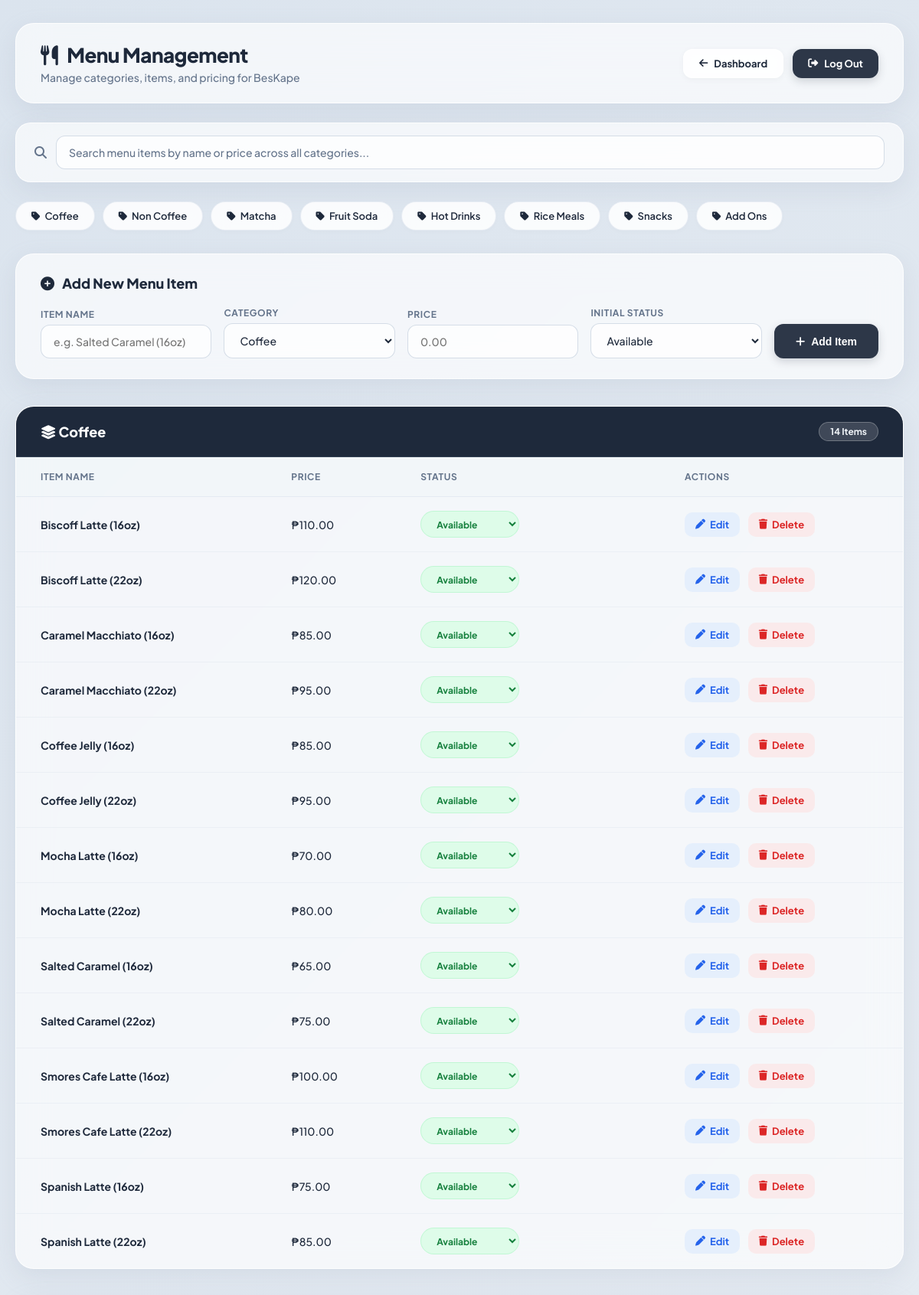
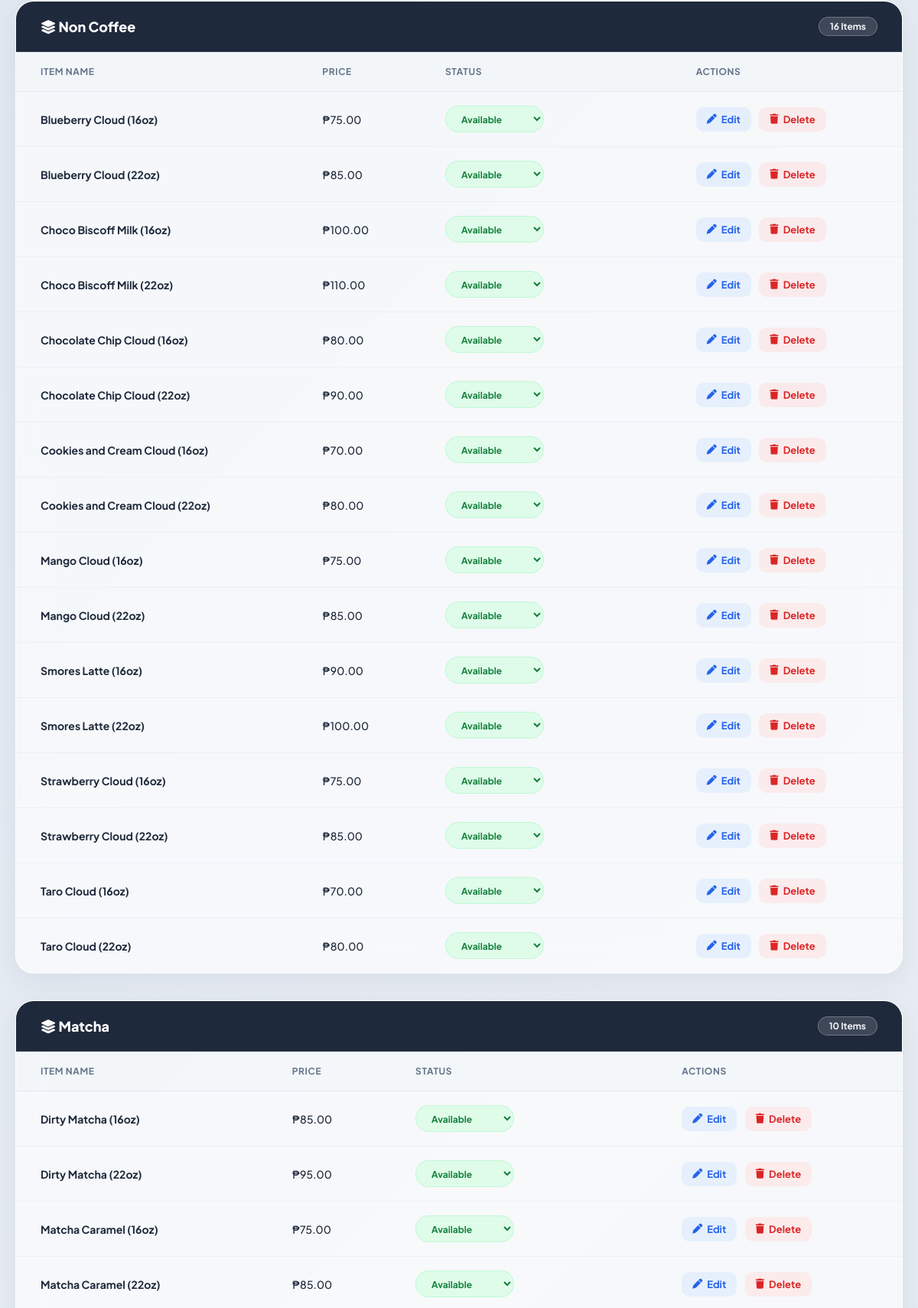
The page /menu_management.php (signed in, upper part) on the database its author committed (2 pictures, top to bottom).
### tables this page shows
CREATE TABLE `menu` (
  `id` int(11) NOT NULL AUTO_INCREMENT,
  `item_name` varchar(255) NOT NULL,
  `category` varchar(100) NOT NULL,
  `price` decimal(10,2) NOT NULL,
  `status` enum('Available','Out of Stock','Unavailable') NOT NULL DEFAULT 'Available',
  `image_path` varchar(255) DEFAULT NULL,
  `created_at` timestamp NOT NULL DEFAULT current_timestamp(),
  PRIMARY KEY (`id`)
);

### menu_management.php (the view, shortened to what this page needs)
<?php
require_once 'config.php';
$can_edit = ($_SESSION['role'] === 'Admin' ||$_SESSION['role'] === 'Manager');
$defined_categories = [
    'Coffee',
    'Non Coffee',
    'Matcha',
    'Fruit Soda',
    'Hot Drinks',
    'Rice Meals',
    'Snacks',
    'Add Ons'
];
$menu_by_category = array_fill_keys($defined_categories, []);
$raw_items = mysqli_query($conn, "SELECT * FROM menu ORDER BY item_name ASC");
if ($raw_items) {
    while ($row = mysqli_fetch_assoc($raw_items)) {
        $cat =$row['category'];
        $menu_by_category[$cat][] =$row;
    }
}
?>
<!DOCTYPE html>
<html lang="en">
<head>
    <?php include_once __DIR__ . '/pwa_head.php'; ?>
    <link rel="stylesheet" href="https://cdnjs.cloudflare.com/ajax/libs/font-awesome/6.4.0/css/all.min.css">
</head>
<body>
<div class="container">
    <div class="header">
        <div class="header-title">
            <h1><i class="fa-solid fa-utensils"></i> Menu Management</h1>
            <p>Manage categories, items, and pricing for BesKape</p>
        </div>
        <div class="nav-links">
            <a href="dashboard.php" class="btn-back"><i class="fa-solid fa-arrow-left"></i> Dashboard</a>
            <a href="logout.php" class="btn-logout"><i class="fa-solid fa-right-from-bracket"></i> Log Out</a>
        </div>
    </div>
    <div class="search-container">
        <i class="fa-solid fa-magnifying-glass"></i>
        <input type="text" id="menuSearchInput" class="search-input" placeholder="Search menu items by name or price across all categories..." onkeyup="filterMenuItems()">
    </div>
    <div class="category-nav">
        <?php foreach ($defined_categories as$category_name): ?>
            <a href="#cat-<?php echo urlencode($category_name); ?>" class="category-pill">
                <i class="fa-solid fa-tag"></i> <?php echo htmlspecialchars($category_name); ?>
            </a>
        <?php endforeach; ?>
    </div>
    <?php if ($can_edit): ?>
        <div class="add-form">
            <h3><i class="fa-solid fa-plus-circle"></i> Add New Menu Item</h3>
            <form method="POST" class="input-row">
                <div class="input-group">
                    <label>Item Name</label>
                    <input type="text" name="item_name" placeholder="e.g. Salted Caramel (16oz)" required>
                </div>
                <div class="input-group">
                    <label>Category</label>
                    <select name="category" required>
                        <?php foreach ($defined_categories as$category_option): ?>
                            <option value="<?php echo htmlspecialchars($category_option); ?>">
                                <?php echo htmlspecialchars($category_option); ?>
                            </option>
                        <?php endforeach; ?>
                    </select>
                </div>
                <div class="input-group">
                    <label>Price</label>
                    <input type="number" step="0.01" name="price" placeholder="0.00" required>
                </div>
                <div class="input-group">
                    <label>Initial Status</label>
                    <select name="status">
                        <option value="Available">Available</option>
                    </select>
                </div>
                <button type="submit" name="add_item" class="btn-add"><i class="fa-solid fa-plus"></i> Add Item</button>
            </form>
        </div>
    <?php endif; ?>
    <?php foreach ($menu_by_category as $category_name =>$items): ?>
        <div class="category-section" id="cat-<?php echo urlencode($category_name); ?>">
            <div class="category-header">
                <span><i class="fa-solid fa-layer-group"></i> <?php echo htmlspecialchars($category_name); ?></span>
                <span class="item-count-badge"><?php echo count($items); ?> Items</span>
            </div>
            <?php if (empty($items)): ?>
                <div class="no-items">No items found in this category.</div>
            <?php else: ?>
                <table class="menu-table">
                    <thead>
                        <tr>
                            <th>Item Name</th>
                            <th>Price</th>
                            <th>Status</th>
                            <?php if ($can_edit): ?><th>Actions</th><?php endif; ?>
                        </tr>
                    </thead>
                    <tbody>
                        <?php foreach ($items as$row): ?>
                        <tr class="menu-item-row">
                            <td class="item-name-cell"><strong><?php echo htmlspecialchars($row['item_name']); ?></strong></td>
                            <td class="item-price-cell">₱<?php echo number_format($row['price'], 2); ?></td>
                            <td>
                                <?php if ($can_edit): ?>
                                    <select class="status-select <?php echo ($row['status'] == 'Available') ? 'status-available' : 'status-out'; ?>"
                                            onchange="updateStatus(<?php echo $row['id']; ?>, this)">
                                        <option value="Available" <?php if($row['status'] == 'Available') echo 'selected'; ?>>Available</option>
                                    </select>
                                <?php else: ?>
                                    <span class="status-select <?php echo ($row['status'] == 'Available') ? 'status-available' : 'status-out'; ?>">
                                        <?php echo htmlspecialchars($row['status']); ?>
                                    </span>
                                <?php endif; ?>
                            </td>
                            <?php if ($can_edit): ?>
                            <td>
                                <a href="edit_menu.php?id=<?php echo $row['id']; ?>" class="action-link action-edit"><i class="fa-solid fa-pen"></i> Edit</a>
                                <a href="menu_management.php?delete_id=<?php echo $row['id']; ?>"
                                class="action-link action-delete" onclick="return confirm('Delete this item?');"><i class="fa-solid fa-trash"></i> Delete</a>
                            </td>
                            <?php endif; ?>
                        </tr>
                        <?php endforeach; ?>
                    </tbody>
                </table>
            <?php endif; ?>
        </div>
    <?php endforeach; ?>
</div>
</body>
</html>

### responsive.css (style rules this page uses)
*, *::before, *::after { box-sizing: border-box; }
html { -webkit-text-size-adjust: 100%; -webkit-tap-highlight-color: transparent; }
body { overflow-x: hidden; width: 100%; }

### rows shown on the page
menu: item_name "Biscoff Latte (16oz)", price "110.00", status+id "Available"
menu: item_name "Biscoff Latte (22oz)", price "120.00", status+id "Available"
menu: item_name "Caramel Macchiato (16oz)", price "85.00", status+id "Available"
menu: item_name "Caramel Macchiato (22oz)", price "95.00", status+id "Available"
menu: item_name "Coffee Jelly (16oz)", price "85.00", status+id "Available"
menu: item_name "Coffee Jelly (22oz)", price "95.00", status+id "Available"
menu: item_name "Mocha Latte (16oz)", price "70.00", status+id "Available"
menu: item_name "Mocha Latte (22oz)", price "80.00", status+id "Available"
menu: item_name "Salted Caramel (16oz)", price "65.00", status+id "Available"
menu: item_name "Salted Caramel (22oz)", price "75.00", status+id "Available"
menu: item_name "Smores Cafe Latte (16oz)", price "100.00", status+id "Available"
menu: item_name "Smores Cafe Latte (22oz)", price "110.00", status+id "Available"
menu: item_name "Spanish Latte (16oz)", price "75.00", status+id "Available"
menu: item_name "Spanish Latte (22oz)", price "85.00", status+id "Available"
menu: item_name "Blueberry Cloud (16oz)", price "75.00", status+id "Available"
menu: item_name "Blueberry Cloud (22oz)", price "85.00", status+id "Available"
menu: item_name "Choco Biscoff Milk (16oz)", price "100.00", status+id "Available"
menu: item_name "Choco Biscoff Milk (22oz)", price "110.00", status+id "Available"
menu: item_name "Chocolate Chip Cloud (16oz)", price "80.00", status+id "Available"
menu: item_name "Chocolate Chip Cloud (22oz)", price "90.00", status+id "Available"
menu: item_name "Cookies and Cream Cloud (16oz)", price "70.00", status+id "Available"
menu: item_name "Cookies and Cream Cloud (22oz)", price "80.00", status+id "Available"
menu: item_name "Mango Cloud (16oz)", price "75.00", status+id "Available"
menu: item_name "Mango Cloud (22oz)", price "85.00", status+id "Available"
menu: item_name "Smores Latte (16oz)", price "90.00", status+id "Available"
menu: item_name "Smores Latte (22oz)", price "100.00", status+id "Available"
menu: item_name "Strawberry Cloud (16oz)", price "75.00", status+id "Available"
menu: item_name "Strawberry Cloud (22oz)", price "85.00", status+id "Available"
menu: item_name "Taro Cloud (16oz)", price "70.00", status+id "Available"
menu: item_name "Taro Cloud (22oz)", price "80.00", status+id "Available"
menu: item_name "Dirty Matcha (16oz)", price "85.00", status+id "Available"
menu: item_name "Dirty Matcha (22oz)", price "95.00", status+id "Available"
menu: item_name "Matcha Caramel (16oz)", price "75.00", status+id "Available"
menu: item_name "Matcha Caramel (22oz)", price "85.00", status+id "Available"

### other values the page prints
$category_name "Coffee"
$category_name "Non Coffee"
$category_name "Matcha"
$category_name "Fruit Soda"
$category_name "Hot Drinks"
$category_name "Rice Meals"
$category_name "Snacks"
$category_name "Add Ons"
count($items) "14"
count($items) "16"
count($items) "10"
form field category "Coffee"
